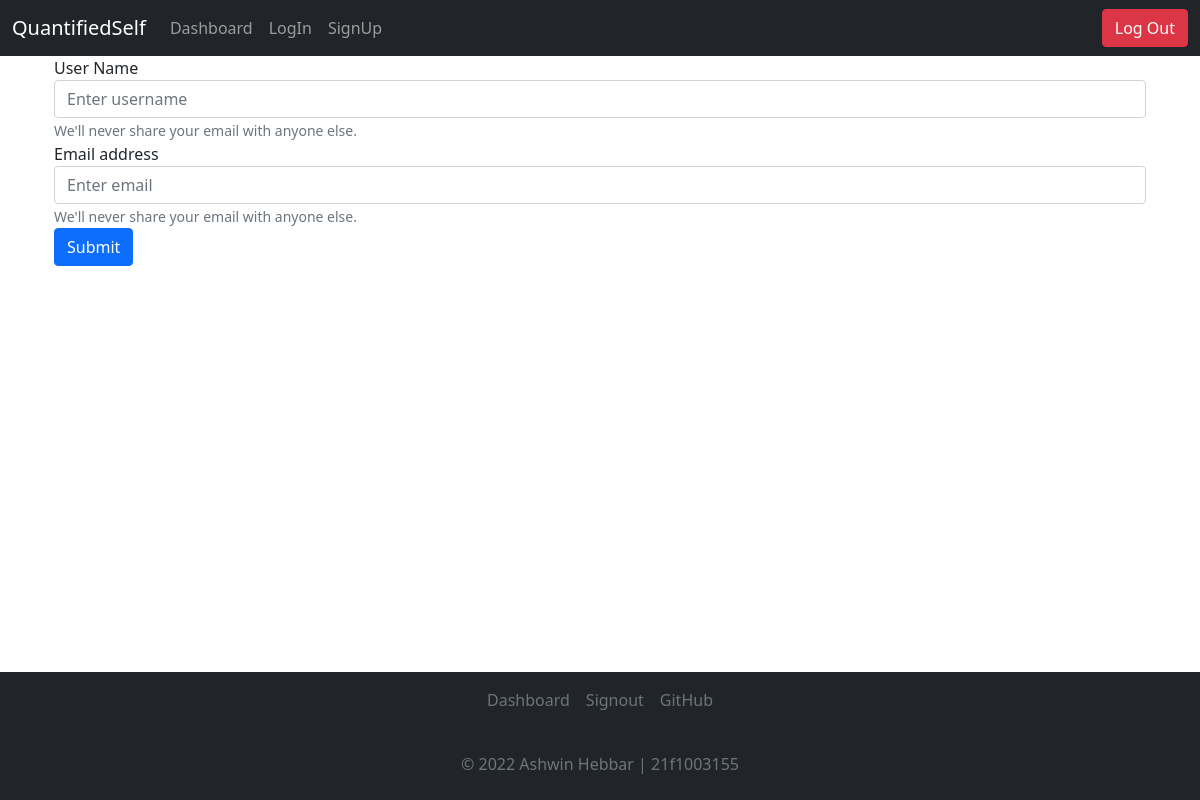
The app's page /5/edit (signed in), older data.
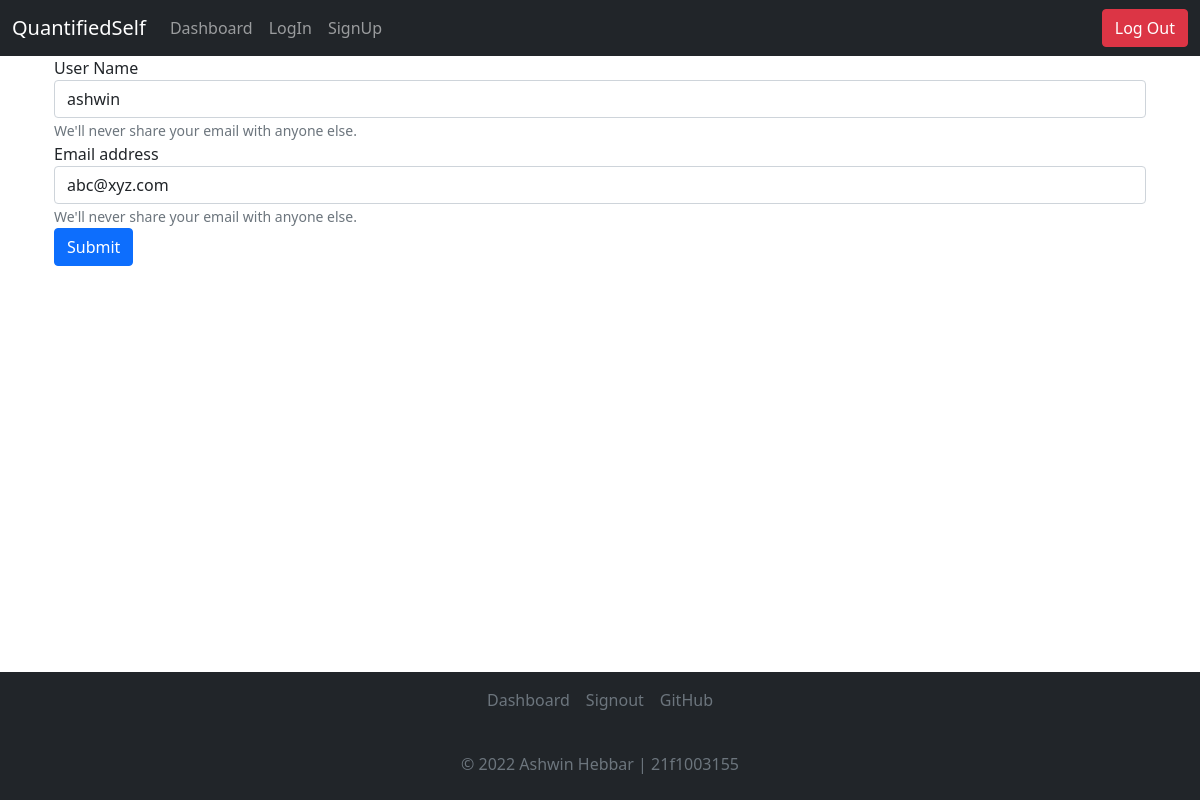
The same page, newer data.
### application/models.py (models this page shows)
class User(UserMixin, db.Model):
    __tablename__ = 'user'
    id = db.Column(db.Integer, autoincrement=True, primary_key=True)
    fname = db.Column(db.String, nullable=False)
    lname = db.Column(db.String, nullable=False)
    name = db.Column(db.String, unique=True, nullable=False)
    password = db.Column(db.String, nullable=False)
    email = db.Column(db.String)

### controllers/userops.py (the view, shortened to what this page needs)
@app.route("/<uid>/edit", methods=["GET", "POST"])
@login_required
def edituser(uid):
    if request.method == "GET":
        user = User.query.filter_by(id=uid).first()
        return render_template("edituser.html", user=user)

### main.py (called while the page is built)
@login_manager.user_loader
def load_user(user_id):
  return User.query.get(int(user_id))

### templates/edituser.html (shortened to what this page needs)
<!DOCTYPE html>
<html lang="en">
<head>
    <link href="https://cdn.jsdelivr.net/npm/bootstrap@5.1.3/dist/css/bootstrap.min.css" rel="stylesheet"
>
</head>
<body>
    <nav class="navbar navbar-expand-lg navbar-dark bg-dark">
        <div class="container-fluid">
          <a class="navbar-brand" href="#">QuantifiedSelf</a>
          <div class="collapse navbar-collapse">
            <ul class="navbar-nav me-auto mb-2 mb-lg-0">
              <li class="nav-item">
                <a class="nav-link" aria-current="page" href="/dashboard">Dashboard</a>
              </li>
              <li class="nav-item">
                <a class="nav-link" href="/login">LogIn</a>
              </li>
              <li class="nav-item">
                <a class="nav-link" href="/signup">SignUp</a>
              </li>
            </ul>
        </div>
        <button type="button" onclick="document.location='/logout'" class="btn btn-danger">Log Out</button>
        </div>
      </nav>
    <div class = "container">
        <form method="POST">
            <div class="container">
                <div class="form-group">
                    <label for="username">User Name</label>
                    <input name="user_name" type="text" class="form-control" id="user_name" aria-describedby="emailHelp"
                        placeholder="Enter username" value="{{user.name}}">
                    <small id="emailHelp" class="form-text text-muted">We'll never share your email with anyone
                        else.</small>
                </div>
                <div class="form-group">
                    <label for="InputEmail1">Email address</label>
                    <input value="{{user.email}}"" name = " email" type="email" class="form-control" id="InputEmail1"
                        aria-describedby="emailHelp" placeholder="Enter email">
                    <small id="emailHelp" class="form-text text-muted">We'll never share your email with anyone
                        else.</small>
                </div>
                <button type="submit" class="btn btn-primary">Submit</button>
        </form>
    </div>
    <br>
    <div class="navbar fixed-bottom bg-dark d-flex flex-column">
        <footer class="py- my-0" style="bottom: 0; width: 100%;">
            <ul class="nav d-flex justify-content-center pb-3 mb-3 align-items-center justify-content-center ">
                <li class="nav-item"></li><a href="/dashboard" class="nav-link px-2 text-muted">Dashboard</a></li>
                <li class="nav-item"><a href="/signout" class="nav-link px-2 text-muted">Signout</a></li>
                <li class="nav-item"><a href="https://github.com/AshwinHebbar314/QuantifiedSelf"
                        class="nav-link px-2 text-muted">GitHub</a></li>
            </ul>
            <p class="text-center text-muted">&copy; 2022 Ashwin Hebbar | 21f1003155</p>
        </footer>
    </div>
</body>
</html>

Row changes from the older to the newer data that the page shows:
added User: user_name "ashwin", email "abc@xyz.com"
